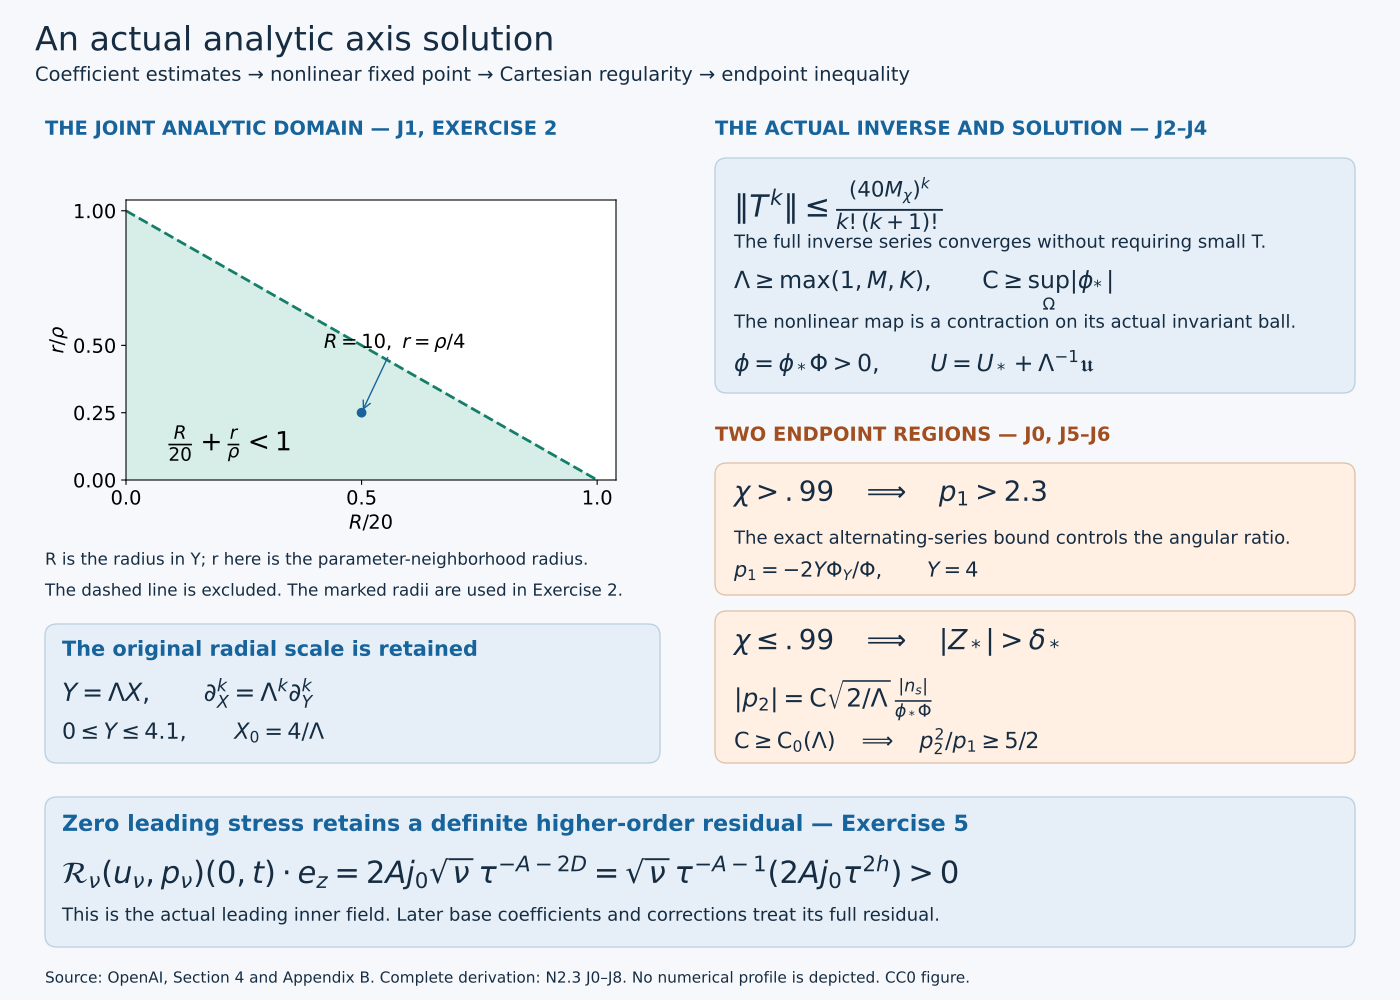

Write the Python code that produced this figure.
"""Reproduce the exact analytic-domain and endpoint diagram in N2.3."""
from pathlib import Path
import matplotlib
matplotlib.use('Agg')
import matplotlib.pyplot as plt
from matplotlib.patches import FancyBboxPatch
HERE=Path(__file__).resolve().parent
plt.rcParams.update({'font.family':'DejaVu Sans','font.size':14,'svg.fonttype':'path'})
fig=plt.figure(figsize=(14,10),dpi=100,facecolor='#f6f8fb')
canvas=fig.add_axes([0,0,1,1]);canvas.set_xlim(0,1400);canvas.set_ylim(1000,0);canvas.axis('off')
ink='#152c42';blue='#17639b';orange='#a14e20'
def txt(x,y,s,size=14,color=ink,**kw):canvas.text(x,y,s,va='top',fontsize=size,color=color,**kw)
def box(x,y,w,h,fill='#e6eff7',edge='#bdd0df'):
    canvas.add_patch(FancyBboxPatch((x,y),w,h,boxstyle='round,pad=0,rounding_size=12',facecolor=fill,edgecolor=edge))
txt(35,25,'An actual analytic axis solution',24)
txt(35,66,'Coefficient estimates → nonlinear fixed point → Cartesian regularity → endpoint inequality',14)
txt(45,120,'THE JOINT ANALYTIC DOMAIN — J1, EXERCISE 2',14,blue,weight='bold')
ax=fig.add_axes([.09,.52,.35,.28],facecolor='white')
ax.fill([0,1,0],[0,0,1],color='#d7eee8')
ax.plot([0,1],[1,0],'--',color='#157d68',linewidth=2)
ax.plot(.5,.25,'o',color=blue)
ax.annotate(r'$R=10,\ r=\rho/4$',(.5,.25),xytext=(.42,.49),
    arrowprops=dict(arrowstyle='->',color=blue),fontsize=14)
ax.set(xlim=(0,1.04),ylim=(0,1.04),xlabel=r'$R/20$',ylabel=r'$r/\rho$')
ax.set_xticks([0,.5,1]);ax.set_yticks([0,.25,.5,1])
ax.text(.09,.11,r'$\frac{R}{20}+\frac{r}{\rho}<1$',fontsize=19)
txt(45,552,'R is the radius in Y; r here is the parameter-neighborhood radius.',12)
txt(45,583,'The dashed line is excluded. The marked radii are used in Exercise 2.',12)
box(45,624,615,139)
txt(62,640,'The original radial scale is retained',15,blue,weight='bold')
txt(62,678,r'$Y=\Lambda X,\qquad \partial_X^k=\Lambda^k\partial_Y^k$',18)
txt(62,722,r'$0\leq Y\leq4.1,\qquad X_0=4/\Lambda$',16)
txt(715,120,'THE ACTUAL INVERSE AND SOLUTION — J2–J4',14,blue,weight='bold')
box(715,158,640,235)
txt(734,177,r'$\|T^k\|\leq\frac{(40M_\chi)^k}{k!(k+1)!}$',22)
txt(734,234,'The full inverse series converges without requiring small T.',13)
txt(734,270,r'$\Lambda\geq\max(1,M,K),\qquad \mathsf{C}\geq\sup_{\Omega}|\phi_*|$',17)
txt(734,314,'The nonlinear map is a contraction on its actual invariant ball.',13)
txt(734,350,r'$\phi=\phi_*\Phi>0,\qquad U=U_*+\Lambda^{-1}\mathfrak{u}$',17)
txt(715,426,'TWO ENDPOINT REGIONS — J0, J5–J6',14,orange,weight='bold')
box(715,463,640,132,'#fff0e3','#e1c2a9')
txt(734,480,r'$\chi>.99\quad\Longrightarrow\quad p_1>2.3$',20)
txt(734,530,'The exact alternating-series bound controls the angular ratio.',13)
txt(734,561,r'$p_1=-2Y\Phi_Y/\Phi,\qquad Y=4$',15)
box(715,611,640,152,'#fff0e3','#e1c2a9')
txt(734,628,r'$\chi\leq.99\quad\Longrightarrow\quad |Z_*|>\delta_*$',20)
txt(734,678,r'$|p_2|=\mathsf{C}\sqrt{2/\Lambda}\,\frac{|n_s|}{\phi_*\Phi}$',18)
txt(734,728,r'$\mathsf{C}\geq\mathsf{C}_0(\Lambda)\quad\Longrightarrow\quad p_2^2/p_1\geq5/2$',16)
box(45,797,1310,150)
txt(62,814,'Zero leading stress retains a definite higher-order residual — Exercise 5',16,blue,weight='bold')
txt(62,855,r'$\mathcal{R}_\nu(u_\nu,p_\nu)(0,t)\cdot e_z'
    r'=2Aj_0\sqrt{\nu}\,\tau^{-A-2D}'
    r'=\sqrt{\nu}\,\tau^{-A-1}(2Aj_0\tau^{2h})>0$',22)
txt(62,907,'This is the actual leading inner field. Later base coefficients and corrections treat its full residual.',13)
txt(45,971,'Source: OpenAI, Section 4 and Appendix B. Complete derivation: N2.3 J0–J8. No numerical profile is depicted. CC0 figure.',11)
fig.savefig(HERE/'analytic-axis-profile.svg',metadata={'Creator':'GPT-6 Astra (OpenAI)','Title':'Analytic axis solution and endpoint regions'})
fig.savefig(HERE/'analytic-axis-profile.png',dpi=100);plt.close(fig)
p=HERE/'analytic-axis-profile.svg';t=p.read_text(encoding='utf8')
assert 'width="1008pt" height="720pt"' in t
p.write_text(t.replace('width="1008pt" height="720pt"','width="1400" height="1000"'),encoding='utf8')
